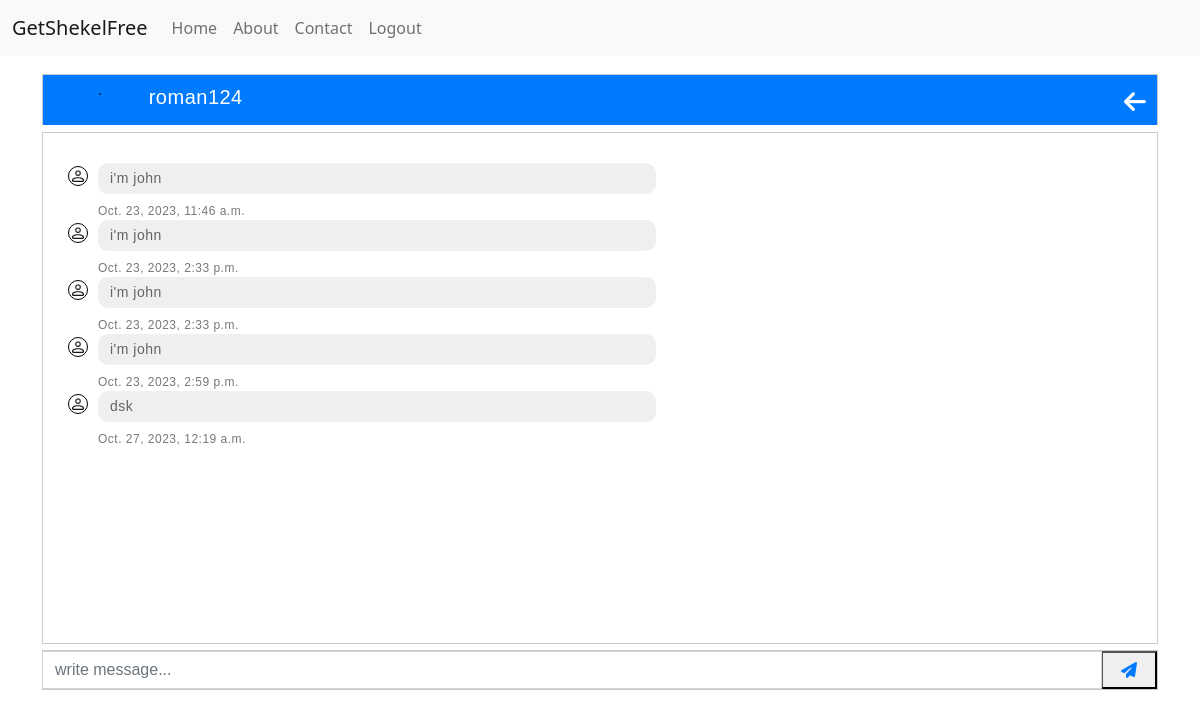
Screenshot of /employee_chat/john124/ (signed in) with the database file from the repository.
### conversation/models.py (models this page shows, shortened)
class Chat(models.Model):
    sender = models.ForeignKey(UserProfile, related_name='sent_messages', on_delete=models.CASCADE)
    receiver = models.ForeignKey(UserProfile, related_name='received_messages', null=True, blank=True, on_delete=models.CASCADE)
    time = models.DateTimeField(auto_now_add=True)
    content = models.TextField()
    class Meta:
        ordering = ['time']

### conversation/views.py (the view, shortened to what this page needs)
# urls.py: path('employee_chat/<str:customer_username>/', views.employee_chat, name='employee_chat'),
def employee_chat(request, customer_username):
    customer_profile = UserProfile.objects.get(user__username=customer_username)
    sender_profile = UserProfile.objects.get(user=request.user)
    chat_messages = Chat.objects.filter(Q(sender=sender_profile, receiver=customer_profile) | Q(sender=customer_profile))
    return render(request, 'employee_chat.html', {'chat_messages': chat_messages, 'customer_profile': customer_profile, 'customer_username': customer_username})

### templates/employee_chat.html (shortened to what this page needs)
{% extends 'base.html' %}
{% block body %}
<div class="container">
    <div class="msg-header">
        <div class="msg-header-img">
            <img src="/static/image/employee.png" alt="">
        </div>
        <div class="active">
            <h4>{{request.user}}</h4>
        </div>
        <div class="header-icons">
            <a href="{% url 'employee_home' %}">
                <i class="fas fa-arrow-left"></i>
            </a>
        </div>
    </div>
    <div class="chat-page">
        <div class="msg-inbox">
            <div class="chats">
                <div class="msg-page">
                    {% for text in chat_messages %}
                    {% if text.sender.user.userprofile.is_employee %}
                    <div class="outgoing-chats">
                        <div class="outgoing-chats-msg">
                            <p>{{ text.content }}</p>
                            <span class="time">{{ text.time }}</span>
                        </div>
                        <div class="outgoing-chats-img">
                            <img src="/static/image/employee.png" alt="">
                        </div>
                    </div>
                    {% else %}
                    <div class="received-chats">
                        <div class="received-chats-img">
                            <img src="/static/image/customer.png" alt="">
                        </div>
                        <div class="received-msg">
                            <div class="received-msg-inbox">
                                <p>{{ text.content }}</p>
                                <span class="time">{{ text.time }}</span>
                            </div>
                        </div>
                    </div>
                    {% endif %}
                    {% endfor %}
                </div>
            </div>
        </div>
        <div class="msg-bottom">
            <form action="{% url 'employee_chat' customer_username=customer_username %}" method="post">
                <div class="input-group">
                    <input type="text" name="text" class="form-control" required="True" placeholder="write message...">
                    <button type="submit">
                        <span class="input-group-text">
                            <i class="fas fa-paper-plane"></i>
                        </span>
                    </button>
                </div>
            </form>
        </div>
    </div>
</div>
{% endblock body %}

### templates/base.html (shortened to what this page needs)
{% load static %}
<!doctype html>
<html lang="en">
  <head>
    <link rel="stylesheet" href="{% static 'css/style.css' %}">
    <link href="https://cdn.jsdelivr.net/npm/bootstrap@5.3.2/dist/css/bootstrap.min.css" rel="stylesheet">
    <link rel="stylesheet" href="https://cdn.jsdelivr.net/npm/bootstrap@5.2.3/dist/css/bootstrap.min.css">
    <link rel="stylesheet" href="https://cdnjs.cloudflare.com/ajax/libs/font-awesome/6.4.2/css/all.min.css">
  </head>
  <body>
    <nav class="navbar navbar-expand-lg bg-body-tertiary">
      <div class="container-fluid">
        <a class="navbar-brand" href="/">GetShekelFree</a>
        <div class="collapse navbar-collapse jusify-content-end" id="navbarSupportedContent">
          <ul class="navbar-nav mr-auto mb-2 mb-lg-0">
            <li class="nav-item">
              <a class="nav-link " aria-current="page" href="/">Home</a>
            </li>
            <li class="nav-item">
              <a class="nav-link" href="/about">About</a>
            </li>
            <li class="nav-item">
              <a class="nav-link" href="/contact">Contact</a>
            </li>
            {% if request.user.is_authenticated %}
            <li class="nav-item">
              <a class="nav-link" href="{% url 'logout' %}">Logout</a>
            </li>
            {% endif %}
          </ul>
        </div>
      </div>
    </nav>
      {% block body %}
      {% endblock body %}
    </body>
</html>

### static/css/style.css (style rules this page uses)
.container { max-width: 500 !important; margin: auto; margin-top: 1.5%; font-family: sans-serif; letter-spacing: 0.5px; }
img { max-width: 100%; border-radius: 50%; border: 1px solid black ; }
.msg-header { border: 1px solid #ccc; width: 100%; height: 10%; border-bottom: none; display: inline-block; background-color: #007bff; }
.msg-header-img { border-radius: 50%; width: 40px; margin-left: 5%; margin-top: 6px; float: left; }
.active { width: 120px; float: left; margin-top: 10px; }
.active h4 { font-size: 20px; margin-left: 10px; color: #fff; }
.header-icons { width: 43px; float: right; margin-top: 5px; font-size: 25px; }
.header-icons .fas { color: #fff; cursor: pointer; margin: 10px; }
.chat-page { padding: 0 0 50px 0; }
.msg-inbox { border: 1px solid #ccc; overflow: hidden; padding-bottom: 30px; }
.chats { padding: 30px 15px 0 25px; }
.msg-page { height: 450px; overflow-y: auto; }
.received-chats-img { display: inline-block; width: 20px; float: left; }
.received-msg { display: inline-block; padding: 0 0 0 10px; vertical-align: top; width: 92%; }
.received-msg-inbox { width: 57%; }
.received-msg-inbox p { background: #efefef none repeat scroll 0 0; border-radius: 10px; color: #646464; font-size: 14px; margin: 0; padding: 5px 10px 5px 12px; width: 100%; }
.time { color: #777; display: block; font-size: 12px; margin: 8px 0 0; }
.msg-bottom { position: relative; height: 10%; background-color: #007bff; }
.input-group { float: right; margin-top: 6px; outline: none !important; width: 100% !important; background-color: #fff; border: 0.2px solid rgb(203, 201, 201); }
.input-group-text { background: transparent !important; border: none !important; }
.input-group .fas { color: #007bff; float: right; }

### rows the page displays
Chat: content "i'm john", time "Oct. 23, 2023, 11:46 a.m."
Chat: content "i'm john", time "Oct. 23, 2023, 2:33 p.m."
Chat: content "i'm john", time "Oct. 23, 2023, 2:33 p.m."
Chat: content "i'm john", time "Oct. 23, 2023, 2:59 p.m."
Chat: content "dsk", time "Oct. 27, 2023, 12:19 a.m."

### other values shown
{{ request.user }} "roman124"
